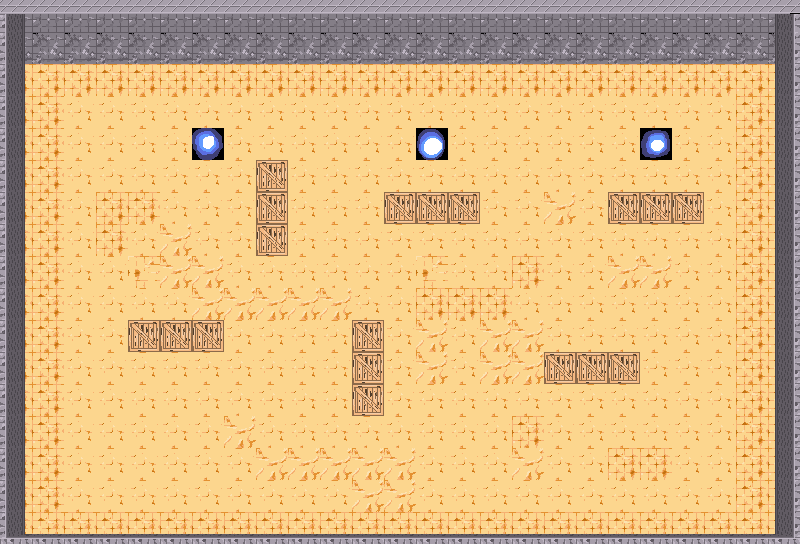

Below is a game level as drawn by its tile map, then a one-line description and the .tmx file that defines it, in full:
An orthogonal 25x17 tile map with 32x32 px tiles, 2 tile layers (floor, walls) and 14 objects (upperBounds, leftBounds, rightBounds, playerPosition).

<map version="1.0" orientation="orthogonal" renderorder="right-down" width="25" height="17" tilewidth="32" tileheight="32" nextobjectid="35">
 <properties>
  <property name="enemyStep" value="4" />
  <property name="maxCoins" value="20" />
  <property name="maxEnemy" value="8" />
  <property name="spawnerChange" value="4" />
  <property name="startEnemy" value="3" />
 </properties>
 <tileset firstgid="1" name="tiles" tilewidth="32" tileheight="32" tilecount="24" columns="8">
  <image source="../sprites/tiles.png" width="256" height="96" />
  <terraintypes>
   <terrain name="" tile="-1" />
  </terraintypes>
  <tile id="5">
   <properties>
    <property name="solid" value="1" />
   </properties>
  </tile>
 </tileset>
 <layer name="floor" width="25" height="17">
  <properties>
   <property name="solid" value="0" />
  </properties>
  <data encoding="csv">
0,0,0,0,0,0,0,0,0,0,0,0,0,0,0,0,0,0,0,0,0,0,0,0,0,
0,0,0,0,0,0,0,0,0,0,0,0,0,0,0,0,0,0,0,0,0,0,0,0,0,
0,2,2,2,2,2,2,2,2,2,2,2,2,2,2,2,2,2,2,2,2,2,2,2,0,
0,2,16,16,16,16,16,16,16,16,16,16,16,16,16,16,16,16,16,16,16,16,16,2,0,
0,2,16,16,16,16,19,16,16,16,16,16,16,18,16,16,16,16,16,16,20,16,16,2,0,
0,2,16,16,16,16,16,16,21,16,16,16,16,16,16,16,16,16,16,16,16,16,16,2,0,
0,2,16,2,2,16,16,16,21,16,16,16,21,21,21,16,16,14,16,21,21,21,16,2,0,
0,2,16,2,16,14,16,16,21,16,16,16,16,16,16,16,16,16,16,16,16,16,16,2,0,
0,2,16,16,15,14,14,16,16,16,16,16,16,15,16,16,2,16,16,14,14,16,16,2,0,
0,2,16,16,16,16,14,14,14,14,14,16,16,2,2,2,16,16,16,16,16,16,16,2,0,
0,2,16,16,21,21,21,16,16,16,16,21,16,14,16,14,14,16,16,16,16,16,16,2,0,
0,2,16,16,16,16,16,16,16,16,16,21,16,14,16,14,14,21,21,21,16,16,16,2,0,
0,2,16,16,16,16,16,16,16,16,16,21,16,16,16,16,16,16,16,16,16,16,16,2,0,
0,2,16,16,16,16,16,14,16,16,16,16,16,16,16,16,2,16,16,16,16,16,16,2,0,
0,2,16,16,16,16,16,16,14,14,14,14,14,16,16,16,14,16,16,2,2,16,16,2,0,
0,2,16,16,16,16,16,16,16,16,16,14,14,16,16,16,16,16,16,16,16,16,16,2,0,
0,0,0,0,0,0,0,0,0,0,0,0,0,0,0,0,0,0,0,0,0,0,0,0,0
</data>
 </layer>
 <layer name="walls" width="25" height="17">
  <data encoding="csv">
12,3,3,3,3,3,3,3,3,3,3,3,3,3,3,3,3,3,3,3,3,3,3,3,13,
10,4,4,4,4,4,4,4,4,4,4,4,4,4,4,4,4,4,4,4,4,4,4,4,11,
5,0,0,0,0,0,0,0,0,0,0,0,0,0,0,0,0,0,0,0,0,0,0,0,6,
5,0,0,0,0,0,0,0,0,0,0,0,0,0,0,0,0,0,0,0,0,0,0,0,6,
5,0,0,0,0,0,0,0,0,0,0,0,0,0,0,0,0,0,0,0,0,0,0,0,6,
5,0,0,0,0,0,0,0,0,0,0,0,0,0,0,0,0,0,0,0,0,0,0,0,6,
5,0,0,0,0,0,0,0,0,0,0,0,0,0,0,0,0,0,0,0,0,0,0,0,6,
5,0,0,0,0,0,0,0,0,0,0,0,0,0,0,0,0,0,0,0,0,0,0,0,6,
5,0,0,0,0,0,0,0,0,0,0,0,0,0,0,0,0,0,0,0,0,0,0,0,6,
5,0,0,0,0,0,0,0,0,0,0,0,0,0,0,0,0,0,0,0,0,0,0,0,6,
5,0,0,0,0,0,0,0,0,0,0,0,0,0,0,0,0,0,0,0,0,0,0,0,6,
5,0,0,0,0,0,0,0,0,0,0,0,0,0,0,0,0,0,0,0,0,0,0,0,6,
5,0,0,0,0,0,0,0,0,0,0,0,0,0,0,0,0,0,0,0,0,0,0,0,6,
5,0,0,0,0,0,0,0,0,0,0,0,0,0,0,0,0,0,0,0,0,0,0,0,6,
5,0,0,0,0,0,0,0,0,0,0,0,0,0,0,0,0,0,0,0,0,0,0,0,6,
5,0,0,0,0,0,0,0,0,0,0,0,0,0,0,0,0,0,0,0,0,0,0,0,6,
8,7,7,7,7,7,7,7,7,7,7,7,7,7,7,7,7,7,7,7,7,7,7,7,9
</data>
 </layer>
 <objectgroup name="wallObjects">
  <object id="3" name="upperBounds" x="-128" y="-96" width="1056" height="144" />
  <object id="4" name="leftBounds" x="-128" y="-96" width="152" height="800" />
  <object id="5" name="rightBounds" x="775" y="-96" width="137" height="800" />
  <object id="13" x="-128" y="535" width="1056" height="169" />
  <object id="22" x="256" y="160" width="32" height="96" />
  <object id="24" x="128" y="320" width="96" height="32" />
  <object id="27" x="352" y="320" width="32" height="96" />
  <object id="28" x="384" y="192" width="96" height="32" />
  <object id="30" x="608" y="192" width="96" height="32" />
  <object id="31" x="544" y="352" width="96" height="32" />
 </objectgroup>
 <objectgroup name="player">
  <object id="12" name="playerPosition" x="96" y="480" width="32" height="32" />
 </objectgroup>
 <objectgroup name="spawner">
  <object id="32" x="640" y="128" width="32" height="32" />
  <object id="33" x="416" y="128" width="32" height="32" />
  <object id="34" x="192" y="128" width="32" height="32" />
 </objectgroup>
</map>